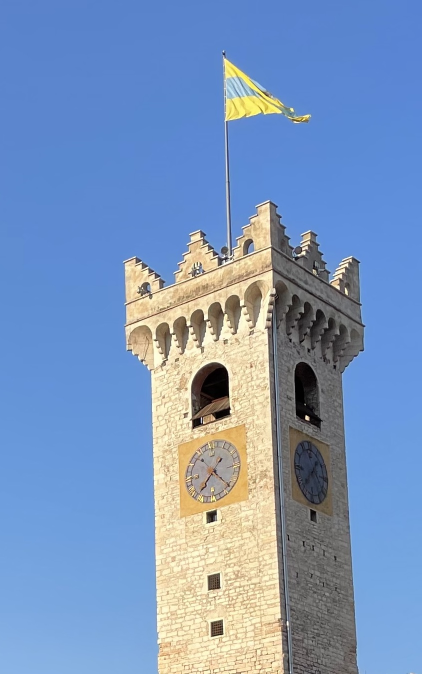
#> input picture images/test-tower-1.jpeg, 844 x 1348 px (shown at 1/2 size)
$ python UnitTestFeatureMatching.py
#> lines starting #> are read from the running program, lines starting #| are printed output that depends on the picture
### src/FeatureExtractors.py
# Date:     2024-02-18
# Author:   Massimo Clementi <massimo_clementi@icloud.com>
# Topic:    Define various feature extractors

import cv2
import numpy as np
from Utilities import print_execution_time

class FeatureExtractor():
    def __init__(self) -> None:
        pass

class FeatureExtractorORB(FeatureExtractor):
    def __init__(self) -> None:
        super().__init__()
        self._orb = cv2.ORB_create(
            edgeThreshold = 7
        )
        self.isSuccessful = False

    def ComputeFeatures(self, image) -> None:
        self._image = image

        self._image_bw = cv2.cvtColor(self._image,cv2.COLOR_BGR2GRAY)
        self._keypoints, self._descriptors = self._orb.detectAndCompute(
            self._image_bw, None)

        # print('Number of keypoints detected:', len(self._keypoints))
        self.isSuccessful = len(self._keypoints) > 0

    def GetFeatures(self) -> tuple:
        return self._keypoints, self._descriptors

    def GetImage(self) -> np.ndarray:
        return self._image

    def GetKeypointsVisualization(self) -> np.ndarray:
        frameDisplay = cv2.drawKeypoints(
            self._image, self._keypoints, None, color=(255,0,0), flags=0)
        return frameDisplay

### src/FeatureMatchers.py
# Date:     2024-02-18
# Author:   Massimo Clementi <massimo_clementi@icloud.com>
# Topic:    Define feature matchers

import cv2
import numpy as np
from FeatureExtractors import FeatureExtractorORB
from Utilities import print_execution_time


class FeatureMatcher():
    def __init__(self) -> None:
        pass

class FeatureMatcherORB(FeatureMatcher):
    def __init__(self, numFeatures = 25) -> None:
        super().__init__()
        self._numFeatures = numFeatures
        self._bf = cv2.BFMatcher(cv2.NORM_HAMMING, crossCheck=True)

    def ComputeMatchingFeatures(self, featureExtractor1 : FeatureExtractorORB,
                                featureExtractor2 : FeatureExtractorORB):

        self._featureExtractor1 = featureExtractor1
        self._featureExtractor2 = featureExtractor2

        _, descriptors1 = self._featureExtractor1.GetFeatures()
        _, descriptors2 = self._featureExtractor2.GetFeatures()

        if not self._AssertFeatureExtractionSuccessful():
            return

        matches = self._bf.match(descriptors1, descriptors2)
        matches = sorted(matches, key = lambda x:x.distance)
        # print('Number of detected matches:', len(matches))

        self._selectedMatches = matches[:self._numFeatures]

        # for m in self._selectedMatches:
        #     print(m.distance)

    def _AssertFeatureExtractionSuccessful(self) -> bool:
        return self._featureExtractor1.isSuccessful and \
                self._featureExtractor2.isSuccessful

    def GetMatchingLoss(self) -> float:
        '''Lower is better'''
        if not self._AssertFeatureExtractionSuccessful():
            return 1e9
        distances = [d.distance for d in self._selectedMatches]
        return np.mean(distances)

    def GetMatchesVisualization(self) -> np.ndarray:
        frameDisplay = cv2.drawMatches(
            self._featureExtractor1.GetImage(),
            self._featureExtractor1.GetFeatures()[0],
            self._featureExtractor2.GetImage(),
            self._featureExtractor2.GetFeatures()[0],
            self._selectedMatches,
            None,
            flags=cv2.DrawMatchesFlags_NOT_DRAW_SINGLE_POINTS)
        return frameDisplay

### src/UnitTestFeatureMatching.py
# Date:     2026-04-07
# Author:   Massimo Clementi <massimo_clementi@icloud.com>
# Topic:    Test feature extraction and matching

import cv2
import numpy as np
from Framegrabber import Framegrabber
from FeatureExtractors import FeatureExtractorORB
from FeatureMatchers import FeatureMatcherORB

# Define images to use
frameA = cv2.imread('../images/test-tower-1.jpeg')
#> frameA is the input picture: shape (1348, 844, 3); mean B, G, R 188.5, 149.6, 122.7
frameB = cv2.imread('../images/test-tower-2.jpeg')
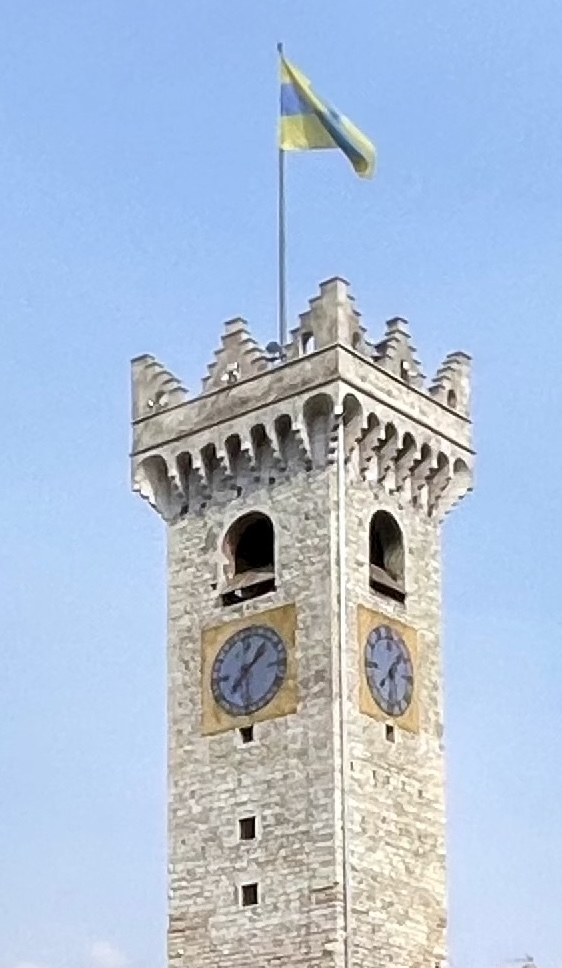
#> input picture images/test-tower-2.jpeg, 562 x 968 px
#> frameB is the input picture: shape (968, 562, 3); mean B, G, R 215, 191.3, 173.5

# Define feature extractors
featureExtractorA = FeatureExtractorORB()
featureExtractorB = FeatureExtractorORB()

# Extract features from frame A
featureExtractorA.ComputeFeatures(frameA)
#> in ComputeFeatures, `self._image_bw = cv2.cvtColor(self._image,cv2.COLOR_BGR2GRAY)`:
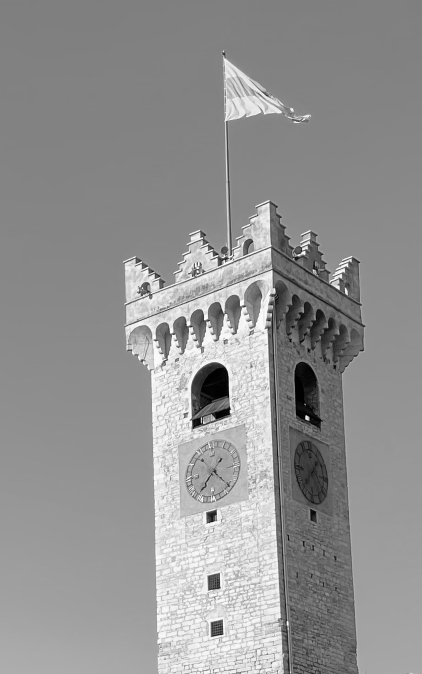
#> self._image_bw: shape (1348, 844) (shown at 1/2 size); min 0, max 255, mean 146
#> in ComputeFeatures, `self._keypoints, self._descriptors = self._orb.detectAndCompute( self...`: self._keypoints = 500 keypoints; strongest (x, y, size): (612, 832, 31), (612, 833, 53.6), (612, 834, 64.3), (407, 846, 31)
#> in ComputeFeatures, `self.isSuccessful = len(self._keypoints) > 0`: self.isSuccessful = True
frameDisplay = featureExtractorA.GetKeypointsVisualization()
cv2.imshow('Output', frameDisplay)
cv2.waitKey(0)

# Extract features from frame B
featureExtractorB.ComputeFeatures(frameB)
#> in ComputeFeatures (call 2), `self._image_bw = cv2.cvtColor(self._image,cv2.COLOR_BGR2GRAY)`:
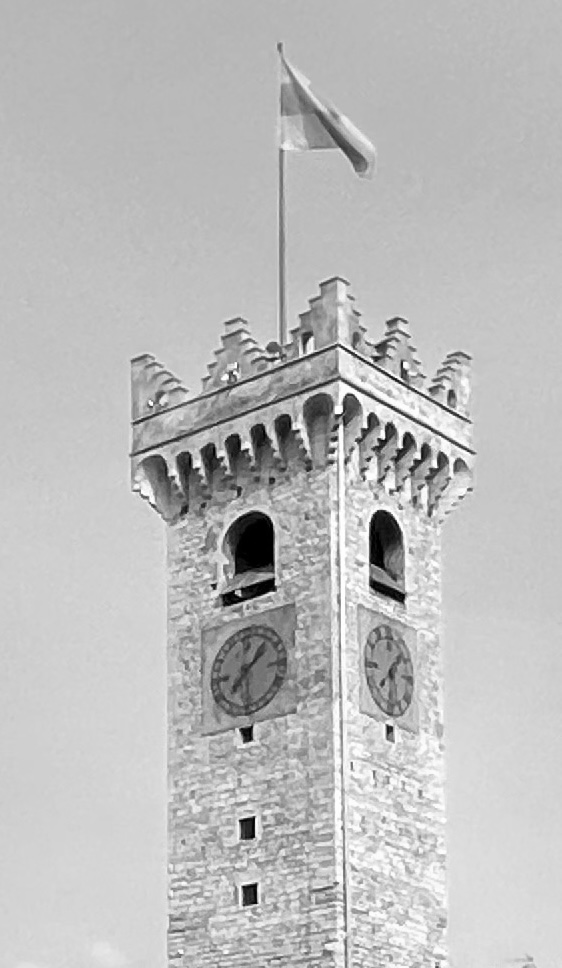
#> self._image_bw: shape (968, 562); min 0, max 255, mean 188.7
#> in ComputeFeatures (call 2), `self._keypoints, self._descriptors = self._orb.detectAndCompute( self...`: self._keypoints = 500 keypoints; strongest (x, y, size): (254, 818, 31), (383, 438, 31), (419, 458, 31), (253, 818, 37.2)
frameDisplay = featureExtractorB.GetKeypointsVisualization()
cv2.imshow('Output', frameDisplay)
cv2.waitKey(0)

# Define feature matcher
featureMatcherORB = FeatureMatcherORB()

# Perform feature matching
featureMatcherORB.ComputeMatchingFeatures(featureExtractorA, featureExtractorB)
#> in ComputeMatchingFeatures, `matches = self._bf.match(descriptors1, descriptors2)`: matches = 143 matches
#> in ComputeMatchingFeatures, `self._selectedMatches = matches[:self._numFeatures]`: self._selectedMatches = 25 matches
print('Matching loss value:', featureMatcherORB.GetMatchingLoss())
#> in GetMatchingLoss, `distances = [d.distance for d in self._selectedMatches]`: distances = 25 values from 27 to 44
frameDisplay = featureMatcherORB.GetMatchesVisualization()
#> in GetMatchesVisualization, `frameDisplay = cv2.drawMatches( self._featureExtractor1.GetImage(), se..`:
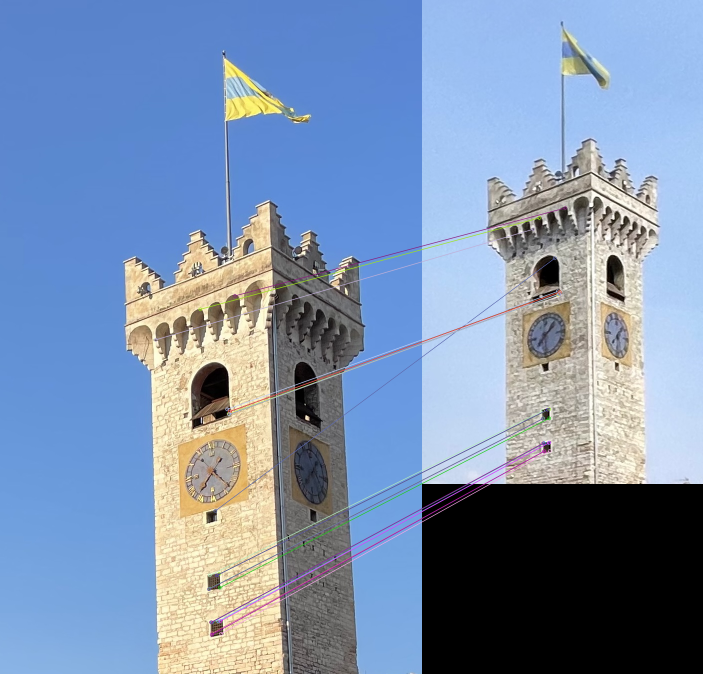
#> frameDisplay: shape (1348, 1406, 3) (shown at 1/2 size); mean of channels 0, 1, 2 174.8, 144.5, 123.6; drawn as B, G, R
cv2.imshow('Output', frameDisplay)
cv2.waitKey(0)
